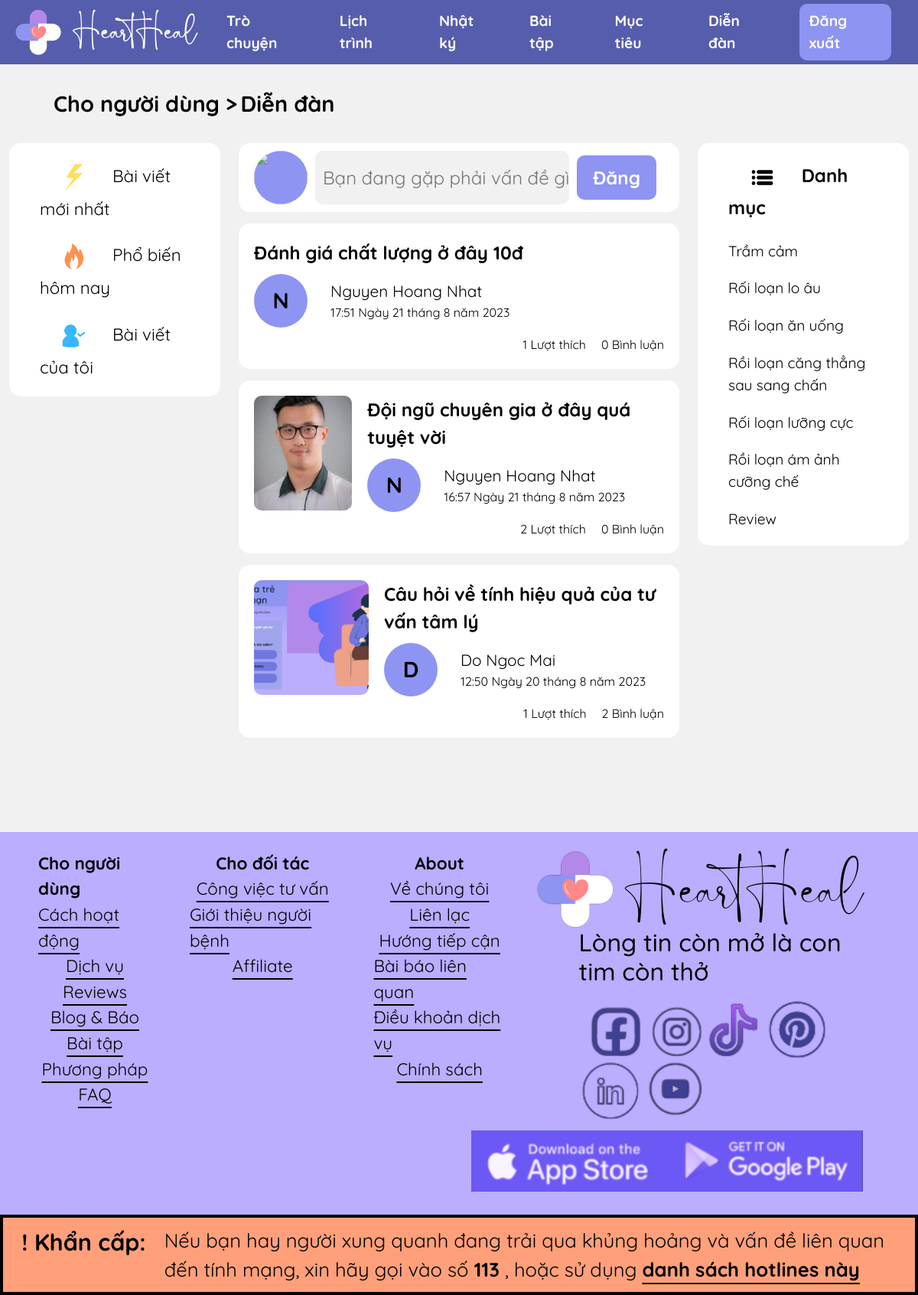
Page /forum (signed in) on the committed database.
### HeartHeal/models/post.py (models this page shows, shortened)
class Post(models.Model):
    title = models.CharField(max_length=255)
    image = models.ImageField(upload_to='imgs/', blank=True)
    content = models.TextField(blank=True)
    categories = models.ForeignKey(Category, blank=True, null=True, on_delete=models.SET_NULL)
    timestamp = models.DateTimeField(auto_now_add=True, null=True)
    user = models.ForeignKey(User, on_delete=models.CASCADE)
    def get_all_posts():
        return Post.objects.all()

class Category(models.Model):
    name = models.CharField(max_length=255)

### HeartHeal/models/user.py (models this page shows, shortened)
class User(models.Model):
    name = models.CharField(max_length=255)
    phone = models.CharField(max_length=11, default=True)
    email = models.EmailField()
    password = models.CharField(max_length=100)
    image = models.ImageField(upload_to='imgs/', blank=True, null=True)
    assigned_doctor = models.ForeignKey('self',on_delete=models.CASCADE, blank=True, null=True)
    role = models.CharField(max_length=10, choices=ROLE, default='patient')
    doc_profile = models.TextField(null=True, blank=True)
    def get_user_by_id(id):
        try:
            return User.objects.get(id=id)
        except:
            return False

### HeartHeal/views/forum.py (the view, shortened to what this page needs)
# urls.py: path('forum', Forum.as_view(), name='forum'),
class Forum(View):
    def get(self, request, category=None):
        if ('user' not in request.session):
            return redirect('login')
        current_user = User.get_user_by_id(request.session['user'])
        all_posts = Post.get_all_posts().order_by('-timestamp')
        all_categories = Category.objects.all()
        data = {
            'current_user' : current_user,
            'posts': all_posts,
            'categories' : all_categories
        }
        return render(request, 'forum.html', data)

### HeartHeal/models/post.py (called while the page is built)
def get_comment_num_func(self):
    all_comments = Comment.objects.filter(post=self)
    comment_num = 0
    for comment in all_comments:
        comment_num += 1
    return comment_num

def get_like_num_func(self):
    all_likes = Like.objects.filter(post=self)
    like_num = 0
    for like in all_likes:
        like_num += 1
    return like_num

def get_all_comment_func(self):
    return Comment.objects.filter(post=self)

def if_current_user_liked_func(self, user_id):
    current_user = User.get_user_by_id(user_id)
    if_like = Like.objects.filter(post=self, user=current_user)
    return if_like.exists()

### HeartHeal/templatetags/comment_like.py (called while the page is built)
@register.filter
def get_comment_num(obj):
    return obj.get_comment_num()

@register.filter
def get_like_num(obj):
    return obj.get_like_num()

@register.filter
def get_all_comment(obj):
    return obj.get_all_comment()

@register.filter
def if_current_user_liked(obj, user_id):
    return obj.if_current_user_liked(user_id=user_id)

### HeartHeal/templates/forum.html (shortened to what this page needs)
{% extends 'base_user.html' %}
{% load static %}
{% load comment_like %}
{% block css %}
<link rel="stylesheet" href="{% static 'css/forum.css' %}">
{% endblock %}
{% block navend %}
  <li class="nav-item custom-nav-item-pill">
    <form action="/dashboard" method="POST">
        <button type="submit" class="nav-link active"
        style="-webkit-appearance: none; -moz-appearance: none; outline: none; border: none; background: none; font-weight: bold;">
        Đăng xuất
    </button>
    </form>
  </li>
{% endblock %}
{% block content %}
<div class="crumb-line">
  <a class="custom-crumb" href="{% url 'dashboard' %}">
      Cho người dùng >
      </a>
  <a class="custom-crumb" href="{% url 'forum' %}">
      Diễn đàn
  </a>
</div>
<div class="container-fluid" style="min-height: 900px;">
  <div class="row" style="min-height: 800px;">
    <div class="col-lg-3">
      <div class="custom-panel" id="favourite">
        <a href="{% url 'forum' %}">
          <div class="panel-category">
            <img src="{% static 'img/new.png' %}" class="three-type-icon">
            Bài viết mới nhất
          </div>
        </a>
        <a href="{% url 'forum' category='popular_today' %}">
          <div class="panel-category">
            <img src="{% static 'img/hot.png' %}" class="three-type-icon">
            Phổ biến hôm nay
          </div>
        </a>
        <a href="{% url 'forum' category='my_post' %}">
          <div class="panel-category">
            <img src="{% static 'img/mine.png' %}" class="three-type-icon">
            Bài viết của tôi
          </div>
        </a>
      </div>
    </div>
    <div class="col-lg-6">
      <div class="custom-panel d-flex">
        {% if current_user.image %}
        <img class="post-user-img" src="/media/{{post.user.image}}">
        {% else %}
        <div class="post-user-img">{{current_user.name|slice:"1"}}</div>
        {% endif %}
        <input id="upload-input-fake" class="upload-input" type="text" placeholder="Bạn đang gặp phải vấn đề gì?"/>
        <button id="upload-btn-fake" type="button" class="btn upload-btn" data-bs-toggle="modal" data-bs-target="#upload-post-btn">
          Đăng
        </button>
      </div>
      {% for post in posts %}
      {% with unique_id=post.id|stringformat:"s"|add:"_" %}
      {% with unique_id|add:"title" as unique_title_id %}
      <button class="custom-panel" data-bs-toggle="modal" data-bs-target="#unique_id_{{unique_id}}">
        <div class="post-user">
          {% if post.image %}
          <img class="post-img-overview" src="/media/{{post.image}}">
          {% endif %}
          <div>
            <div class="post-title">{{post.title}}</div>
              <div class="d-flex align-items-center" style="margin-top: 10px;">
              {% if post.user.image %}
              <img class="post-user-img" src="/media/{{post.user.image}}">
              {% else %}
              <div class="post-user-img">{{post.user.name|slice:"1"}}</div>
              {% endif %}
              <div style="margin-left: 20px;">
                <div class="post-user-name">{{post.user.name}}</div>
                <div class="post-user-timestamp">{{post.timestamp}}</div>
              </div>
            </div>
          </div>
        </div>
        <div class="post-react">
          <div style="margin: 0 20px;">{{post|get_like_num}} Lượt thích</div>
          <div>{{post|get_comment_num}} Bình luận</div>
        </div>
      </button>
      {% endwith %}
      {% endwith %}
      {% endfor %}
    </div>
    <div class="col-lg-3">
      <div class="custom-panel" id="category">
        <h3 class="panel-category" style="font-weight: bold; font-size: 1.5rem;">
          <img src="{% static 'img/category.png' %}" class="three-type-icon">
          Danh mục
        </h3>
        {% for category in categories %}
        <a href="{% url 'forum' category=category.name %}">
          <div class="panel-category">
            {{category.name}}
          </div>
        </a>
        {% endfor %}
      </div>
    </div>
  </div>
</div>
{% endblock %}

### HeartHeal/static/css/base.css (style rules this page uses)
body { min-height: 300px; background-color: rgb(241,241,241); }
* { box-sizing: border-box; font-family: quicksand, sans-serif; text-underline-offset: 0.5rem; color: black; margin: 0; padding: 0; font-size: 16px; }
a:link { text-decoration: none; }
.navbar-nav .nav-item .nav-link { font-size: 1.2rem; }
.navbar-nav .nav-item { margin: 0 15px; }
.custom-nav-item-pill { background-color: transparent; border-radius: 10px; padding: 0 5px; background-color: rgb(142,148,242) !important; }
.crumb-line { margin: 30px 70px; }
.custom-crumb { display: inline-block; color: black; font-size: 1.8rem; text-decoration: none; font-weight: bold; }

### HeartHeal/static/css/forum.css (style rules this page uses)
button { text-align: left; border: none; }
.custom-panel { width: 100%; background-color: white; padding: 10px 20px; margin-bottom: 15px; border-radius: 15px; }
.three-type-icon { height: 50px; }
#category, #favourite { position: sticky; top: 10%; }
.panel-category { padding: 10px 20px; border-radius: 10px; }
#favourite .panel-category { font-size: 1.4rem; }
#category .panel-category { font-size: 1.2rem; }
.upload-input { width: 80%; background-color: rgb(241,241,241); padding-left: 10px; border: none; border-radius: 10px; color: black; font-size: 1.5rem; }
.upload-btn { height: fit-content; margin: 0 10px; padding: 10px 20px; background-color: rgb(142,148,242); align-self: center; border-radius: 10px; color: white; font-size: 1.5rem; font-weight: bold; }
.post-title { font-weight: bold; font-size: 1.5rem; }
.post-img-overview { width: 150px; height: auto; max-height: 150px; object-fit: cover; border-radius: 10px; margin-right: 20px; }
.post-user, .post-react { display: flex; margin: 10px 0; }
.post-react { width: 100%; justify-content: flex-end; align-items: end; }
.post-user-name, .post-user-timestamp { width: fit-content; }
.post-user-img { height: 70px; width: 70px; background-color: rgb(142,148,242); margin-right: 10px; border-radius: 50%; display: flex; justify-content: center; align-items: center; font-size: 1.8rem; font-weight: bold; }
.post-user-name { font-size: 1.3rem; }

### rows in the picture
Post: title "Đánh giá chất lượng ở đây 10đ", user.name "N", user.name "Nguyen Hoang Nhat", timestamp "17:51 Ngày 21 tháng 8 năm 2023", id "1", id "0"
Post: image (picture), title "Đội ngũ chuyên gia ở đây quá tuyệt vời", user.name "N", user.name "Nguyen Hoang Nhat", timestamp "16:57 Ngày 21 tháng 8 năm 2023", id "2", id "0"
Post: image (picture), title "Câu hỏi về tính hiệu quả của tư vấn tâm lý", user.name "D", user.name "Do Ngoc Mai", timestamp "12:50 Ngày 20 tháng 8 năm 2023", id "1", id "2"
Category: name "Trầm cảm"
Category: name "Rối loạn lo âu"
Category: name "Rối loạn ăn uống"
Category: name "Rồi loạn căng thẳng sau sang chấn"
Category: name "Rối loạn lưỡng cực"
Category: name "Rồi loạn ám ảnh cưỡng chế"
Category: name "Review"
